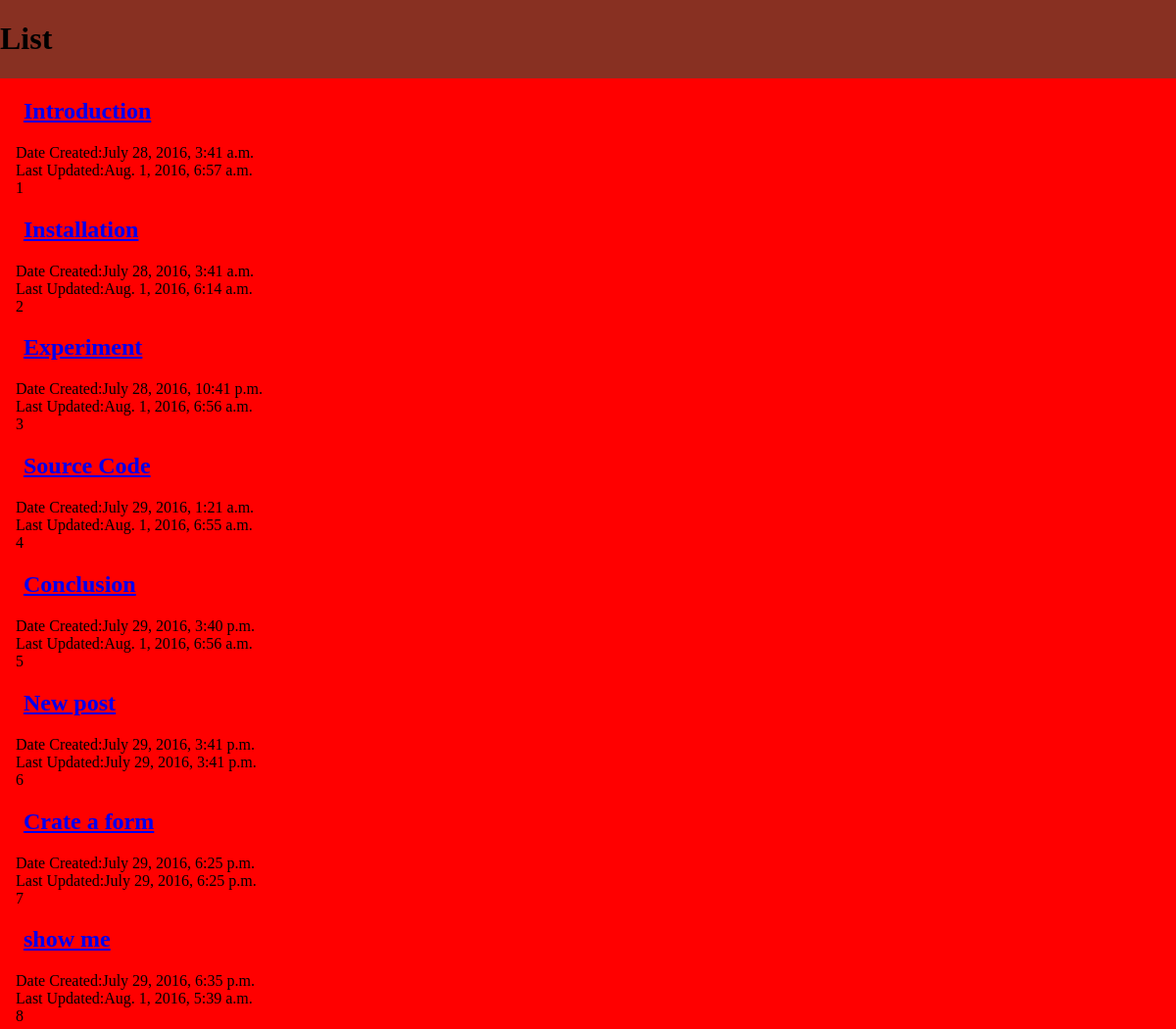
The app's page /posts/ (upper part), older data.
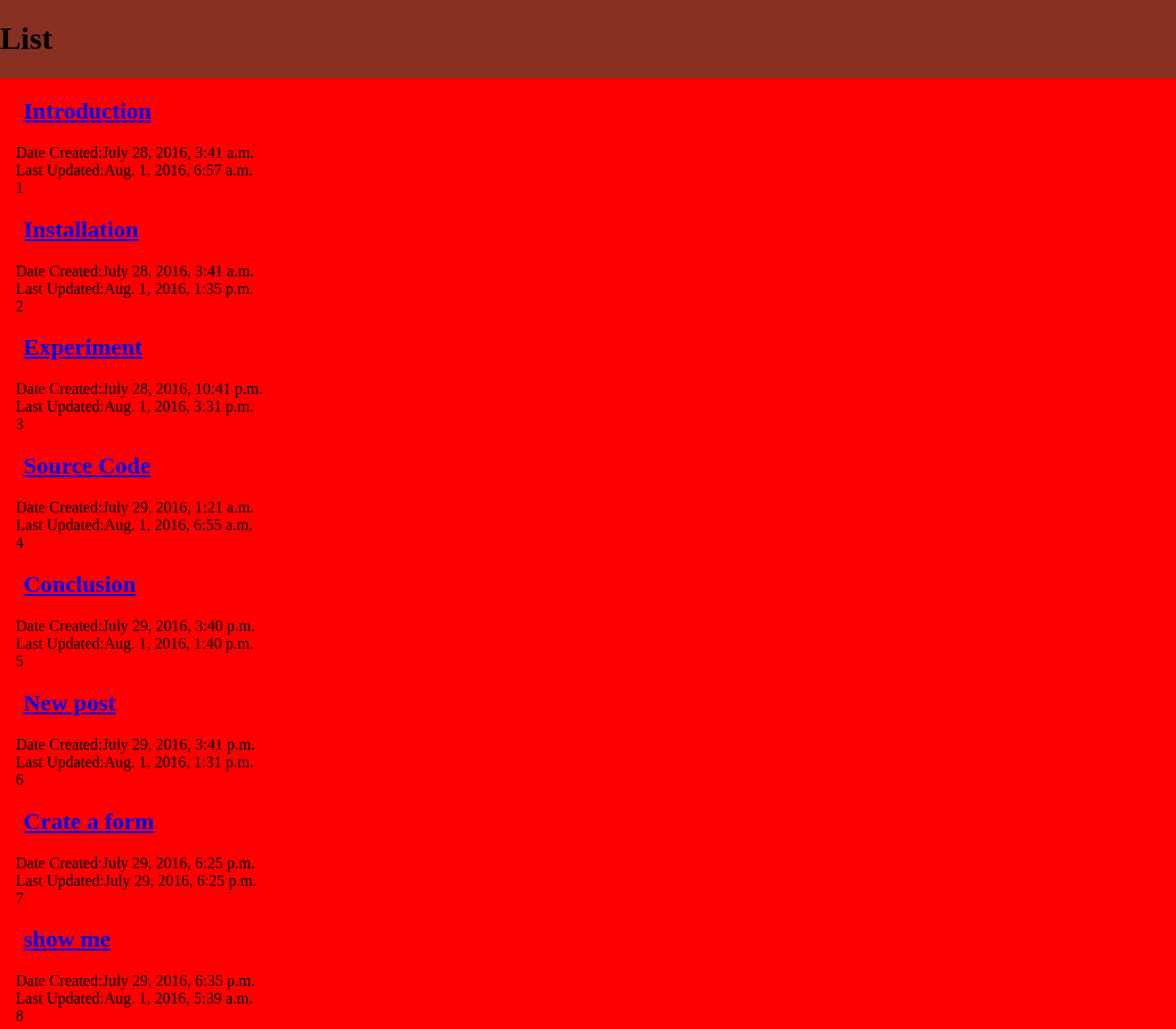
The same page, newer data.
### posts/models.py (models this page shows, shortened)
class Post(models.Model): #creates a class which creates objects
	title = models.CharField(max_length=100)
	content = models.TextField()
	update = models.DateTimeField(auto_now=True, auto_now_add=False)			#when last saved
	timestamp = models.DateTimeField(auto_now=False, auto_now_add=True) #when added initially
	def get_absolute_url(self):
		return reverse('posts:detail', kwargs={'id':self.id})

### posts/views.py (the view)
def post_list(request):
	querySet = Post.objects.all() #this saves all my post objects to a variable so I can use them and
	context = {"title": "List", "object_list": querySet}
	return render(request,'index.html',context)

### templates/index.html (shortened to what this page needs)
<!DOCTYPE html>
<html lang="en">
<head>
</head>
<body>
	<h1>{{title}}</h1>
{%for obj in object_list%}
	<div class = 'post'><h2><a href = '{{obj.get_absolute_url}}'>{{obj.title}}</a></h2>
	<span class = "indent">Date Created:{{obj.timestamp}}</span><br/>
	<span class = "indent">Last Updated:{{obj.update}}<br/></span>
	<span class = "indent">{{obj.id}}</span></div>
{%endfor%}
</body>
</html>

Row changes from the older to the newer data that the page shows:
changed Post "Installation": update "Aug. 1, 2016, 6:14 a.m." → "Aug. 1, 2016, 1:35 p.m."
changed Post "Experiment": update "Aug. 1, 2016, 6:56 a.m." → "Aug. 1, 2016, 3:31 p.m."
changed Post "Conclusion": update "Aug. 1, 2016, 6:56 a.m." → "Aug. 1, 2016, 1:40 p.m."
changed Post "New post": update "July 29, 2016, 3:41 p.m." → "Aug. 1, 2016, 1:31 p.m."
